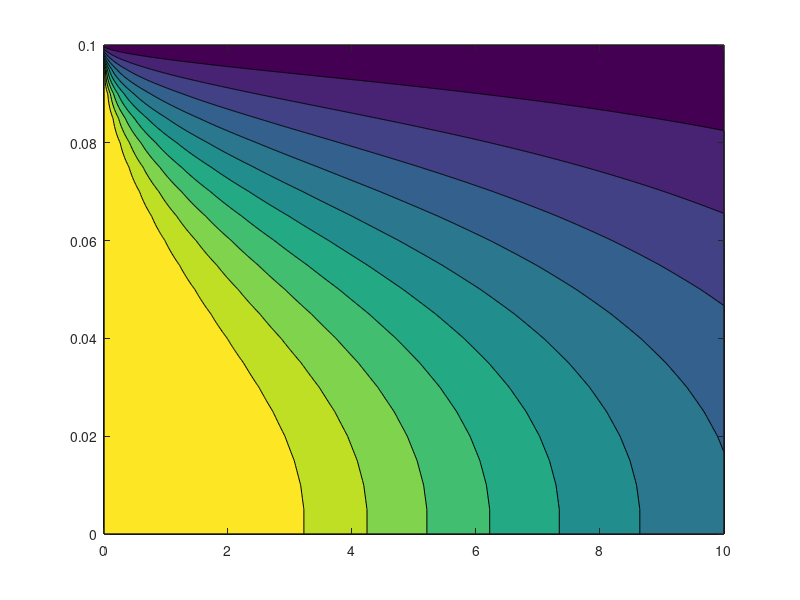

Write MATLAB code to recreate this figure.
clear
close all
clc

ro=1;
cp=4200;
xl=10; %xlast in meter
x0=0; %x0 in meter
rl=0.1; %rlast in meter
r0=0; %r0 in meter
dx=0.01; %x step
dr=0.005; %y step
u=10; %u in m/s
k=10; %(W/m k)
lambda=k*dx/ro/u/cp/dr; %lambda
lx=(xl-x0)/dx+1; %length(x) with discretization
lr=(rl-r0)/dr+1; %length(r) with discretization
r=r0:dr:rl; %creating r vector
x=x0:dx:xl; %creating x vector
t=zeros(lx,lr); %prealocating
for i=1:lx-1
    for k=2:lr-1
        t(1,:)=800+273;
        t(:,end)=20+273;
        t(i,1)=t(i,2);
        t(i+1,k)= lambda*(1/r(k)*(t(i,k+1)-t(i,k))+1/dr*(t(i,k+1)-2*t(i,k)+t(i,k-1)))+t(i,k);
    end
end
t(end,1)=t(end,2);

contourf(x,r,t')